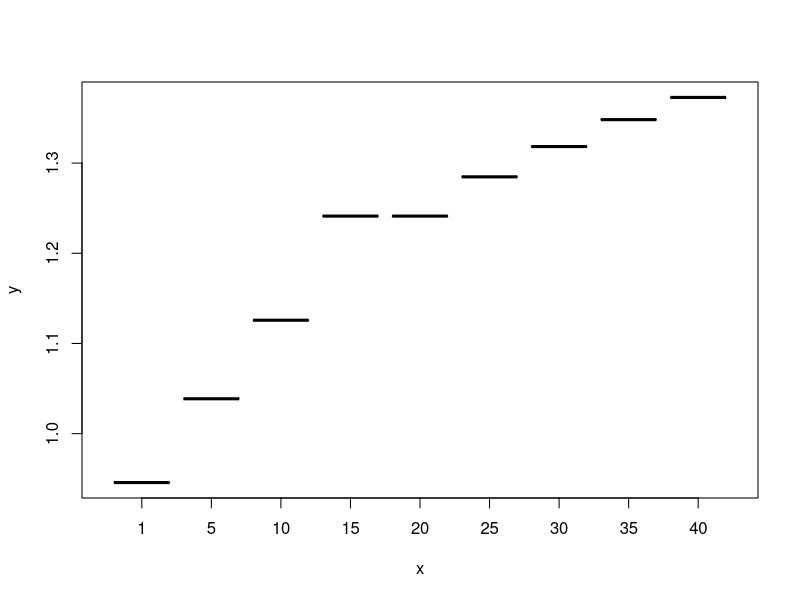

Reproduce this figure in R.
## ---- chunk 1
knitr::opts_chunk$set(echo = TRUE)
## ---- chunk 2
knitr::opts_chunk$set(echo = TRUE)
## ---- chunk 3
dgp_1 <- function(n, k){
  # Parameter
  # 1. n -- number of observations 
  # 2. k -- number of controls 
  
  # Generate Di
  ## Generate Xij
  matrix_x <- matrix(rnorm(n*k, mean=0,sd=1), n, k)
  ## Generate Xij mean
  matrix_x_mean <- as.matrix(rowMeans(matrix_x))
  ## Generate Vi
  matrix_v <- matrix(rnorm(n*1, mean=0,sd=0.01), n, 1)
  ## Generate Di
  matrix_d <- matrix_x_mean + matrix_v
  
  # Generate Ui
  matrix_u <- matrix(rnorm(n*1, mean=0,sd=1), n, 1)
  
  # Generate Yi
  matrix_y <- matrix_d + matrix_u
  
  # Rename matrix columns 
  colnames(matrix_y) <- "yi"
  colnames(matrix_d) <- "di"
  colnames(matrix_x) <- c("xi,1","xi,2","xi,3","xi,4","xi,5",
                          "xi,6","xi,7","xi,8","xi,9","xi,10",
                          "xi,11","xi,12","xi,13","xi,14","xi,15",
                          "xi,16","xi,17","xi,18","xi,19","xi,20")
  colnames(matrix_u) <- "ui"
  
  # Column bind the matrixes 
  dataset <- cbind(matrix_y, matrix_d, matrix_x, matrix_u)
  
  # Convert matrix to dataframe 
  dataset.data.frame <- as.data.frame(dataset)
  
  return(dataset.data.frame)
}


## ---- chunk 4
dataset.data.frame_1 <- dgp_1(100, 20)
## ---- chunk 5
reg_b <- lm(yi~di, data=dataset.data.frame_1)
summary(reg_b)
## ---- chunk 6
reg_c= lm(yi~di+`xi,1`+`xi,2`+`xi,3`+`xi,4`+`xi,5`+`xi,6`+`xi,7`+`xi,8`+`xi,9`+`xi,10`+`xi,11`+`xi,12`+`xi,13`+`xi,14`+`xi,15`+`xi,16`+`xi,17`+`xi,18`+`xi,19`+`xi,20`, data=dataset.data.frame_1)
summary(reg_c)
## ---- chunk 7
# SE and P-value of Di coefficient trial -- test to see the location of SE and P-value in the regression output table for each regression 
reg_b_trial <- summary(reg_b)$coefficients
reg_b_trial
reg_b_trial[2,2] # SE without control
reg_b_trial[2,4] # P-value without control 
reg_c_trial <- summary(reg_c)$coefficients
reg_c_trial[2,2] # SE with control
reg_c_trial[2,4] # P-value with control 
## ---- chunk 8
# Create simulated values that are reproducible

# Create a empty dataframe storing SE and p-value of the coefficient of Di 
result_frame <- data.frame(matrix(ncol=4, nrow=0))
colnames(result_frame) <- c("SE without control", "P-value without control", "SE with control", "P-value with control")

# Use for loop to do part a to c for 1000 times 
for (i in 1:1000){
  # In each time, we generate a dataset 
  dataset.data.frame_2 <- dgp_1(100,20)
  
  # Redo part b
  reg_b_d = lm(yi~di, data=dataset.data.frame_2)
  reg_b_d_df = summary(reg_b_d)$coefficients
  
  # Extract SE and P-value without control
  reg_b_d_df[2,2] # SE without control
  reg_b_d_df[2,4] # P-value without control 
  
  # Redo part c
  reg_c_d= lm(yi~di+`xi,1`+`xi,2`+`xi,3`+`xi,4`+`xi,5`+`xi,6`+`xi,7`+`xi,8`+`xi,9`+`xi,10`+`xi,11`+`xi,12`+`xi,13`+`xi,14`+`xi,15`+`xi,16`+`xi,17`+`xi,18`+`xi,19`+`xi,20`, data=dataset.data.frame_2)
  reg_c_d_df = summary(reg_c_d)$coefficients
  
  # Extract SE and P-value with control
  reg_c_d_df[2,2] # SE with control
  reg_c_d_df[2,4] # P-value with control
  
  # Add SE and p-values with the previous df in a row-wise manner
  result_frame[nrow(result_frame)+1,] <- c(reg_b_d_df[2,2],reg_b_d_df[2,4],reg_c_d_df[2,2],reg_c_d_df[2,4])
  
}
## ---- chunk 9
# SE without controls
avg_SE_noctrl <- mean(result_frame$`SE without control`) 

# SE with controls
avg_SE_ctrl <- mean(result_frame$`SE with control`)
## ---- chunk 10
# P-value without control 
p_no_ctrl <- result_frame$`P-value without control`[result_frame$`P-value without control` < 0.05 ]
frac_no_ctrl <- (length(p_no_ctrl)) / 1000

# P-value with control 
p_ctrl <- result_frame$`P-value with control`[result_frame$`P-value with control` < 0.05 ]
frac_ctrl <- (length(p_ctrl)) / 1000
## ---- chunk 11
library(AER)
## ---- chunk 12
dgp_2 <- function(n, l, a, p){
  # Parameter:
  # 1. n -- number of observations 
  # 2. l -- number of instruments 
  # 3. a -- coefficient of Di in Yi=αDi+Ui
  # 4. p -- coefficient of Ui =ρVi+ϵi
  
  # Generate Di
  ## Generate Zi,1
  n = 100
  l = 40
  a = 2 
  p = 10
  matrix_z_i1 = matrix(rnorm(n*1, mean=0,sd=1), n, 1)
  
  ## Generate 1/[(n)^0.5]Sigma(Zi,j)
  ### Generate Zi,j
  matrix_z_ij = matrix(rnorm(n*(l-1), mean=0,sd=1), n, l-1)
  ### Perform summation in each row 
  matrix_z_ij_sum = as.matrix(rowSums(matrix_z_ij))
  matrix_z_ij_sum_final =  (matrix_z_ij_sum) / n^0.5
  
  ## Generate Vi 
  matrix_v_i = matrix(rnorm(n*1, mean=0,sd=1), n, 1)
  ## Generate Di
  matrix_d_i = matrix_z_i1 + matrix_z_ij_sum_final + matrix_v_i
  
  # Generate Ui
  ## Generate epsilon i
  matrix_e_i = matrix(rnorm(n*1, mean=0,sd=1), n, 1)
  ## Generate Ui
  matrix_u_i = p * matrix_v_i +  matrix_e_i
  
  # Generate Yi
  matrix_y_i = 2 * matrix_d_i + matrix_u_i
  
  # Rename matrix columns 
  colnames(matrix_z_i1) <- "zi,1"
  colnames(matrix_z_ij) <- c("zi,2","zi,3","zi,4","zi,5",
                          "zi,6","zi,7","zi,8","zi,9","zi,10",
                          "zi,11","zi,12","zi,13","zi,14","zi,15",
                          "zi,16","zi,17","zi,18","zi,19","zi,20",
                          "zi,21","zi,22","zi,23","zi,24","zi,25",
                          "zi,26","zi,27","zi,28","zi,29","zi,30",
                          "zi,31","zi,32","zi,33","zi,34","zi,35",
                          "zi,36","zi,37","zi,38","zi,39","zi,40")
  colnames(matrix_z_ij_sum) <- "zij_sum"
  colnames(matrix_z_ij_sum_final) <- "zij_sum_final"
  colnames(matrix_v_i) <- "vi"
  colnames(matrix_d_i) <- "di"
  colnames(matrix_u_i) <- "ui"
  colnames(matrix_y_i) <- "yi"
  
  # Column bind the matrixes 
  dataset <- cbind(matrix_z_i1, matrix_z_ij, matrix_z_ij_sum, matrix_z_ij_sum_final, matrix_v_i, matrix_d_i,matrix_u_i,matrix_y_i)
  
  # Convert matrix to dataframe 
  dataset.data.frame <- as.data.frame(dataset)
  
  return(dataset.data.frame)

  
}
  
## ---- chunk 13
data.frame.iv <- dgp_2(100, 40, 2, 10)
## ---- chunk 14
# Create a empty dataframe storing estimator of Di 
iv_result_frame <- data.frame(matrix(ncol=9, nrow=0))
colnames(iv_result_frame) <- c("Only the first IV Zi,1", "The first 5 IVs Zi,1,…,Zi,5", "The first 10 IVs", "The first 15 IVs","The first 20 IVs", "The first 25 IVs", "The first 30 IVs", "The first 35 IVs","All 40 IVs")

IVmodel <- ivreg(yi~di | data.frame.iv[,1:1],data=data.frame.iv)
iv_di_coef <- summary(IVmodel)$coefficients 
di_1 <- iv_di_coef[2,2]

matrix_df <- as.matrix(data.frame.iv)

IVmodel <- ivreg(yi~di | matrix_df[,1:5],data=data.frame.iv)
iv_di_coef <- summary(IVmodel)$coefficients 
di_2 <- iv_di_coef[2,2]

IVmodel <- ivreg(yi~di | matrix_df[,1:10],data=data.frame.iv)
iv_di_coef <- summary(IVmodel)$coefficients 
di_3 <- iv_di_coef[2,2]

IVmodel <- ivreg(yi~di | matrix_df[,1:15],data=data.frame.iv)
iv_di_coef <- summary(IVmodel)$coefficients 
di_4 <- iv_di_coef[2,2]

IVmodel <- ivreg(yi~di | matrix_df[,1:20],data=data.frame.iv)
iv_di_coef <- summary(IVmodel)$coefficients 
di_5 <- iv_di_coef[2,2]

IVmodel <- ivreg(yi~di | matrix_df[,1:25],data=data.frame.iv)
iv_di_coef <- summary(IVmodel)$coefficients 
di_6 <- iv_di_coef[2,2]

IVmodel <- ivreg(yi~di | matrix_df[,1:30],data=data.frame.iv)
iv_di_coef <- summary(IVmodel)$coefficients 
di_7 <- iv_di_coef[2,2]

IVmodel <- ivreg(yi~di | matrix_df[,1:35],data=data.frame.iv)
iv_di_coef <- summary(IVmodel)$coefficients 
di_8 <- iv_di_coef[2,2]

IVmodel <- ivreg(yi~di | matrix_df[,1:40],data=data.frame.iv)
iv_di_coef <- summary(IVmodel)$coefficients 
di_9 <- iv_di_coef[2,2]

# Add to dataframe 
iv_result_frame[nrow(iv_result_frame)+1,] <- c(di_1,di_2,di_3,di_4,di_5,di_6,di_7,di_8,di_9)
iv_result_frame
## ---- chunk 15
# Create a empty dataframe storing estimator of Di 
iv_result_frame <- data.frame(matrix(ncol = 9, nrow = 0))
colnames(iv_result_frame) <- c(
  "Only the first IV Zi,1",
  "The first 5 IVs Zi,1,…,Zi,5",
  "The first 10 IVs",
  "The first 15 IVs",
  "The first 20 IVs",
  "The first 25 IVs",
  "The first 30 IVs",
  "The first 35 IVs",
  "All 40 IVs"
)
for(i in 1:1000){
  # Generate dataset 
  data.frame.iv <- dgp_2(100, 40, 2, 10)
  
  IVmodel <- ivreg(yi ~ di | data.frame.iv[, 1:1], data = data.frame.iv)
  iv_di_coef <- summary(IVmodel)$coefficients
  di_1 <- iv_di_coef[2, 2]
  
  matrix_df <- as.matrix(data.frame.iv)
  
  IVmodel <- ivreg(yi ~ di | matrix_df[, 1:5], data = data.frame.iv)
  iv_di_coef <- summary(IVmodel)$coefficients
  di_2 <- iv_di_coef[2, 2]
  
  IVmodel <- ivreg(yi ~ di | matrix_df[, 1:10], data = data.frame.iv)
  iv_di_coef <- summary(IVmodel)$coefficients
  di_3 <- iv_di_coef[2, 2]
  
  IVmodel <- ivreg(yi ~ di | matrix_df[, 1:15], data = data.frame.iv)
  iv_di_coef <- summary(IVmodel)$coefficients
  di_4 <- iv_di_coef[2, 2]
  
  IVmodel <- ivreg(yi ~ di | matrix_df[, 1:20], data = data.frame.iv)
  iv_di_coef <- summary(IVmodel)$coefficients
  di_5 <- iv_di_coef[2, 2]
  
  IVmodel <- ivreg(yi ~ di | matrix_df[, 1:25], data = data.frame.iv)
  iv_di_coef <- summary(IVmodel)$coefficients
  di_6 <- iv_di_coef[2, 2]
  
  IVmodel <- ivreg(yi ~ di | matrix_df[, 1:30], data = data.frame.iv)
  iv_di_coef <- summary(IVmodel)$coefficients
  di_7 <- iv_di_coef[2, 2]
  
  IVmodel <- ivreg(yi ~ di | matrix_df[, 1:35], data = data.frame.iv)
  iv_di_coef <- summary(IVmodel)$coefficients
  di_8 <- iv_di_coef[2, 2]
  
  IVmodel <- ivreg(yi ~ di | matrix_df[, 1:40], data = data.frame.iv)
  iv_di_coef <- summary(IVmodel)$coefficients
  di_9 <- iv_di_coef[2, 2]
  
  # Add to dataframe
  iv_result_frame[nrow(iv_result_frame) + 1, ] <-
    c(di_1, di_2, di_3, di_4, di_5, di_6, di_7, di_8, di_9)
  
}
## ---- chunk 16
# Generate new column -- a(hat) - a(=2 in this case )
# for(i in 1:ncol(iv_result_frame)){
#   iv_result_frame[paste(as.character( (i-1)* 5), "Bias")] <- iv_result_frame[,i] - 2
# }
iv_result_frame["1stBias"] <- iv_result_frame["Only the first IV Zi,1"] - 2
iv_result_frame["5thBias"] <- iv_result_frame["The first 5 IVs Zi,1,…,Zi,5"] -2
iv_result_frame["10thBias"] <- iv_result_frame["The first 10 IVs"] - 2
iv_result_frame["15thBias"] <- iv_result_frame["The first 20 IVs"] -2
iv_result_frame["20thBias"] <- iv_result_frame["The first 20 IVs"] -2
iv_result_frame["25thBias"] <- iv_result_frame["The first 25 IVs"] -2
iv_result_frame["30thBias"] <- iv_result_frame["The first 30 IVs"] -2
iv_result_frame["35thBias"] <- iv_result_frame["The first 35 IVs"] -2
iv_result_frame["40thBias"] <- iv_result_frame["All 40 IVs"] -2
## ---- chunk 17
# Calculate means of bias separately for each column and create a new column to store simulated bias
# for (i in 1:1000){
  # iv_result_frame[i,"1stOverallBias"] = mean(iv_result_frame$`1stBias`[i:1000])
  # iv_result_frame[i,"5thOverallBias"] = mean(iv_result_frame$`5thBias`[i:1000])
  # iv_result_frame[i,"10thOverallBias"] = mean(iv_result_frame$`10thBias`[i:1000])
  # iv_result_frame[i,"15thOverallBias"] = mean(iv_result_frame$`15thBias`[i:1000])
  # iv_result_frame[i,"20thOverallBias"] = mean(iv_result_frame$`20thBias`[i:1000])
  # iv_result_frame[i,"25thOverallBias"] = mean(iv_result_frame$`25thBias`[i:1000])
  # iv_result_frame[i,"30thOverallBias"] = mean(iv_result_frame$`30thBias`[i:1000])
  # iv_result_frame[i,"35thOverallBias"] = mean(iv_result_frame$`35thBias`[i:1000])
  # iv_result_frame[i,"40thOverallBias"] = mean(iv_result_frame$`40thBias`[i:1000])
  
# }
  

simulated_bias <- rbind(
  mean(iv_result_frame$`1stBias`),
  mean(iv_result_frame$`5thBias`),
  mean(iv_result_frame$`10thBias`),
  mean(iv_result_frame$`15thBias`),
  mean(iv_result_frame$`20thBias`),
  mean(iv_result_frame$`25thBias`),
  mean(iv_result_frame$`30thBias`),
  mean(iv_result_frame$`35thBias`),
  mean(iv_result_frame$`40thBias`)
)

simulated_bias  <- abs(simulated_bias)
## ---- chunk 18
# Create new data frame comprising of Simulated bias and number of IVs
# plot_data <- data.frame(matrix(ncol = 2, nrow = 0))
# colnames(plot_data) <- c("Simulated Bias", 
                         # "Number of IVs")

# For loop to Construct dataframe for plotting
# column_tracker = 19 # 1stOverallBias column number 
# for (i in c(1,5,10,15,20,25,30,35,40)){
#   # Create column vector of number of vectors for each iv regression 
#   num_iv <- matrix(i, nrow = 1000, ncol=1) 
#   
#   # column bind column vector with simulated bias for each regression
#   iv_data_plot <- cbind(abs(iv_result_frame[,column_tracker]), num_iv)
#   
#   # add to dataframe for plotting 
#   plot_data <- rbind(plot_data, iv_data_plot)
#   
#   # increment column tracker
#   column_tracker <- column_tracker +  1
# }
# plot_data

plot_data <- cbind(c(1,5,10,15,20,25,30,35,40), simulated_bias)
plot_data <- as.data.frame((plot_data))
# plot simulated bias vs number of IVs
plot(as.factor(plot_data$V1),plot_data$V2)
# c(rep(1, 1000),rep(5, 1000),rep(10, 1000),rep(15, 1000),
#                     rep(20, 1000),rep(25, 1000),rep(30, 1000),rep(35, 1000),rep(40, 1000))
# as.factor(plot_data$V2)
